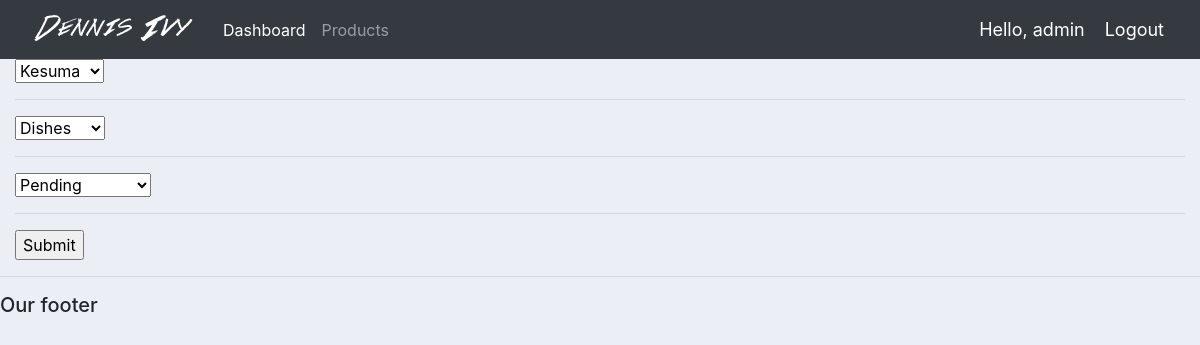
The page /update_order/2/ (signed in) on the database its author committed.
### accounts/models.py (models this page shows, shortened)
class Order(models.Model):
    STATUS = (
        ('Pending', 'Pending'),
        ('Out of Delivery', 'Out of Delivery'),
        ('Delivered', 'Delivered'),
    )
    customer = models.ForeignKey(
        Customer, null=True, on_delete=models.SET_NULL)
    product = models.ForeignKey(Product, null=True, on_delete=models.SET_NULL)
    date_created = models.DateTimeField(auto_now_add=True, null=True)
    status = models.CharField(max_length=50, null=True, choices=STATUS)

### accounts/decorators.py (the view)
        def wrapper_func(request, *args, **kwargs):
            group = None
            if request.user.groups.exists():
                group = request.user.groups.all()[0].name
            if group in allowed_roles:
                return view_func(request, *args, **kwargs)
            else:
                return HttpResponse('You are not authorized to view this page')

### accounts/forms.py
class OrderForm(ModelForm):
    class Meta:
        model = Order
        fields = '__all__'

### accounts/models.py (called while the page is built)
    def __str__(self):
        return self.name

    def __str__(self):
        return self.name

### accounts/views.py (called while the page is built)
@login_required(login_url='login')
@allowed_users(allowed_roles=['admin'])
def updateOrder(request, pk):
    order = Order.objects.get(id=pk)
    form = OrderForm(instance=order)
    if request.method == 'POST':
        form = OrderForm(request.POST, instance=order)
        if form.is_valid():
            form.save()
            return redirect('/')
    context = {'form': form}
    return render(request, 'accounts/order_form.html', context)

### accounts/templates/accounts/order_form.html (shortened to what this page needs)
{% extends 'accounts/main.html' %}
{% load static %}
{% block content %}
    <form action="" method="POST">
        {% for field in form %}
            {{field}}
            <hr>
        {% endfor %}
        <input type="submit" name="Submit">
    </form>
{% endblock %}

### accounts/templates/accounts/navbar.html (shortened to what this page needs)
{% load static %}
<nav class="navbar navbar-expand-lg navbar-dark bg-dark">
    <img src="{% static 'images/logo.png' %}">
    <div class="collapse navbar-collapse" id="navbarNav">
        <ul class="navbar-nav">
            <li class="nav-item active">
                <a class="nav-link" href="{% url 'home' %}">Dashboard</a>
            </li>
            <li class="nav-item">
                <a class="nav-link" href="{% url 'products' %}">Products</a>
            </li>
        </ul>
    </div>
    <span class="hello-msg">Hello, {{request.user}}</span>
    <span><a class="hello-msg" href="{% url 'logout' %}">Logout</a></span>
</nav>

### static/css/main.css (style rules this page uses)
body { background-color: #ebeff5; }

### accounts/templates/accounts/navbar.html (style rules this page uses)
.hello-msg { font-size: 18px; color: #fff; margin-right: 20px; }

### rows shown on the page
Order: form "Kesuma" "Dishes" "Pending"

### other values the page prints
{{ request.user }} "admin"
